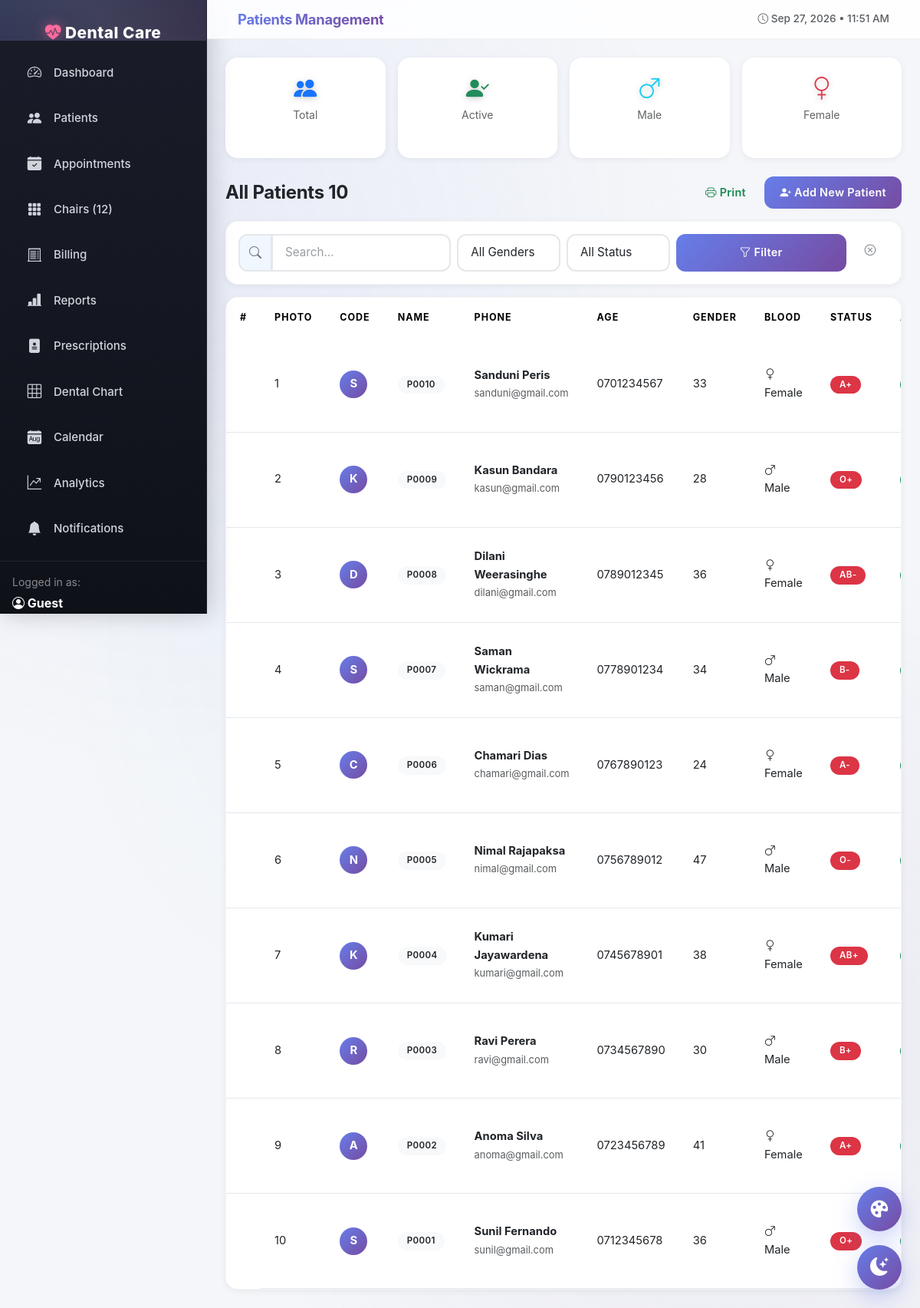
The app's page /modules/patients/index.php with its own data.
### tables this page shows
CREATE TABLE `patients` (
  `id` int(11) NOT NULL,
  `patient_code` varchar(20) NOT NULL,
  `full_name` varchar(100) NOT NULL,
  `nic` varchar(20) DEFAULT NULL,
  `phone` varchar(20) NOT NULL,
  `email` varchar(100) DEFAULT NULL,
  `address` text DEFAULT NULL,
  `gender` enum('male','female','other') DEFAULT NULL,
  `dob` date DEFAULT NULL,
  `blood_group` varchar(5) DEFAULT NULL,
  `medical_history` text DEFAULT NULL,
  `created_at` timestamp NOT NULL DEFAULT current_timestamp(),
  `age` int(11) DEFAULT NULL,
  `emergency_contact` varchar(20) DEFAULT NULL,
  `allergies` text DEFAULT NULL,
  `photo` varchar(255) DEFAULT NULL,
  `occupation` varchar(100) DEFAULT NULL,
  `status` enum('active','inactive') DEFAULT 'active',
  `updated_at` timestamp NOT NULL DEFAULT current_timestamp() ON UPDATE current_timestamp()
);

### includes/functions.php (called while the page is built, shortened)
<?php
function e($string) {
    return htmlspecialchars($string ?? '', ENT_QUOTES, 'UTF-8');
}
?>

### modules/patients/index.php (the view, shortened to what this page needs)
<?php
require_once __DIR__ . '/../../includes/header.php';
require_once __DIR__ . '/../../includes/functions.php';
require_once __DIR__ . '/../../includes/sidebar.php';
$search    = trim($_GET['search'] ?? '');
$page      = max(1, (int)($_GET['page'] ?? 1));
$per_page  = 10;
$offset    = ($page - 1) * $per_page;
$where = "1";
$params = [];
$types = '';
$count_sql = "SELECT COUNT(*) c FROM patients WHERE $where";
if ($params) {
    $stmt = $conn->prepare($count_sql);
    $stmt->bind_param($types, ...$params);
    $stmt->execute();
    $total_records = $stmt->get_result()->fetch_assoc()['c'];
} else {
    $total_records = $conn->query($count_sql)->fetch_assoc()['c'];
}
$sql = "SELECT * FROM patients WHERE $where ORDER BY id DESC LIMIT $per_page OFFSET $offset";
if ($params) {
    $stmt = $conn->prepare($sql);
    $stmt->bind_param($types, ...$params);
    $stmt->execute();
    $patients = $stmt->get_result();
} else {
    $patients = $conn->query($sql);
}
$stat_total  = countRows($conn, 'patients');
$stat_active = countRows($conn, 'patients', "status='active'");
$stat_male   = countRows($conn, 'patients', "gender='male'");
$stat_female = countRows($conn, 'patients', "gender='female'");
?>
<div class="row g-3 mb-4">
    <div class="col-md-3 col-6">
        <div class="card p-3 text-center stat-card">
            <i class="bi bi-people-fill text-primary" style="font-size:30px;"></i>
            <small class="text-muted">Total</small>
            <h4 class="mb-0"><?= $stat_total ?></h4>
        </div>
    </div>
    <div class="col-md-3 col-6">
        <div class="card p-3 text-center stat-card">
            <i class="bi bi-person-check-fill text-success" style="font-size:30px;"></i>
            <small class="text-muted">Active</small>
            <h4 class="mb-0"><?= $stat_active ?></h4>
        </div>
    </div>
    <div class="col-md-3 col-6">
        <div class="card p-3 text-center stat-card">
            <i class="bi bi-gender-male text-info" style="font-size:30px;"></i>
            <small class="text-muted">Male</small>
            <h4 class="mb-0"><?= $stat_male ?></h4>
        </div>
    </div>
    <div class="col-md-3 col-6">
        <div class="card p-3 text-center stat-card">
            <i class="bi bi-gender-female text-danger" style="font-size:30px;"></i>
            <small class="text-muted">Female</small>
            <h4 class="mb-0"><?= $stat_female ?></h4>
        </div>
    </div>
</div>
<div class="d-flex justify-content-between align-items-center mb-3 flex-wrap gap-2">
    <h4 class="mb-0"><i class="bi bi-people-fill"></i> All Patients <span class="badge bg-secondary"><?= $total_records ?></span></h4>
    <div>
        <button class="btn btn-outline-success" onclick="window.print()"><i class="bi bi-printer"></i> Print</button>
        <button class="btn btn-primary" data-bs-toggle="modal" data-bs-target="#addModal">
            <i class="bi bi-person-plus-fill"></i> Add New Patient
        </button>
    </div>
</div>
<div class="card p-3 mb-3">
    <form method="GET" class="row g-2">
        <div class="col-md-4">
            <div class="input-group">
                <span class="input-group-text"><i class="bi bi-search"></i></span>
                <input type="text" name="search" class="form-control" placeholder="Search..." value="<?= e($search) ?>">
            </div>
        </div>
        <div class="col-md-2">
            <select name="gender" class="form-select">
                <option value="">All Genders</option>
            </select>
        </div>
        <div class="col-md-2">
            <select name="status" class="form-select">
                <option value="">All Status</option>
            </select>
        </div>
        <div class="col-md-4 d-flex gap-1">
            <button class="btn btn-primary w-100"><i class="bi bi-funnel"></i> Filter</button>
            <a href="?" class="btn btn-outline-secondary"><i class="bi bi-x-circle"></i></a>
        </div>
    </form>
</div>
<div class="card">
    <div class="table-responsive">
        <table class="table table-hover mb-0 align-middle">
            <thead>
                <tr>
                    <th>#</th>
                    <th>Photo</th>
                    <th>Code</th>
                    <th>Name</th>
                    <th>Phone</th>
                    <th>Age</th>
                    <th>Gender</th>
                    <th>Blood</th>
                    <th>Status</th>
                    <th>Actions</th>
                </tr>
            </thead>
            <tbody>
                <?php $i = $offset + 1; while ($p = $patients->fetch_assoc()): ?>
                    <tr>
                        <td><?= $i++ ?></td>
                        <td>
                            <div style="width:36px;height:36px;border-radius:50%;background:linear-gradient(135deg,#667eea,#764ba2);color:white;display:flex;align-items:center;justify-content:center;font-weight:bold;">
                                <?= strtoupper(substr($p['full_name'], 0, 1)) ?>
                            </div>
                        </td>
                        <td><span class="badge bg-light text-dark"><?= e($p['patient_code']) ?></span></td>
                        <td>
                            <b><?= e($p['full_name']) ?></b>
                            <?php if ($p['email']): ?><br><small class="text-muted"><?= e($p['email']) ?></small><?php endif; ?>
                        </td>
                        <td><?= e($p['phone']) ?></td>
                        <td><?= $p['age'] ?: '-' ?></td>
                        <td><i class="bi bi-gender-<?= $p['gender']==='female'?'female':'male' ?>"></i> <?= ucfirst($p['gender']) ?></td>
                        <td><?= $p['blood_group'] ? '<span class="badge bg-danger">'.e($p['blood_group']).'</span>' : '-' ?></td>
                        <td>
                        </td>
                    </tr>
                <?php endwhile; ?>
            </tbody>
        </table>
    </div>
</div>
<?php require_once __DIR__ . '/../../includes/footer.php'; ?>

### records on screen
patients: full_name "S", patient_code "P0010", full_name "Sanduni Peris", email "sanduni@gmail.com", phone "0701234567", age "33", gender "Female", blood_group "A+"
patients: full_name "K", patient_code "P0009", full_name "Kasun Bandara", email "kasun@gmail.com", phone "0790123456", age "28", gender "Male", blood_group "O+"
patients: full_name "D", patient_code "P0008", full_name "Dilani Weerasinghe", email "dilani@gmail.com", phone "0789012345", age "36", gender "Female", blood_group "AB-"
patients: full_name "S", patient_code "P0007", full_name "Saman Wickrama", email "saman@gmail.com", phone "0778901234", age "34", gender "Male", blood_group "B-"
patients: full_name "C", patient_code "P0006", full_name "Chamari Dias", email "chamari@gmail.com", phone "0767890123", age "24", gender "Female", blood_group "A-"
patients: full_name "N", patient_code "P0005", full_name "Nimal Rajapaksa", email "nimal@gmail.com", phone "0756789012", age "47", gender "Male", blood_group "O-"
patients: full_name "K", patient_code "P0004", full_name "Kumari Jayawardena", email "kumari@gmail.com", phone "0745678901", age "38", gender "Female", blood_group "AB+"
patients: full_name "R", patient_code "P0003", full_name "Ravi Perera", email "ravi@gmail.com", phone "0734567890", age "30", gender "Male", blood_group "B+"
patients: full_name "A", patient_code "P0002", full_name "Anoma Silva", email "anoma@gmail.com", phone "0723456789", age "41", gender "Female", blood_group "A+"
patients: full_name "S", patient_code "P0001", full_name "Sunil Fernando", email "sunil@gmail.com", phone "0712345678", age "36", gender "Male", blood_group "O+"

### other values on screen
SITE_NAME "Dental Care…"
$_SESSION['full_name'] "Guest"
$page_title "Patients Management"
